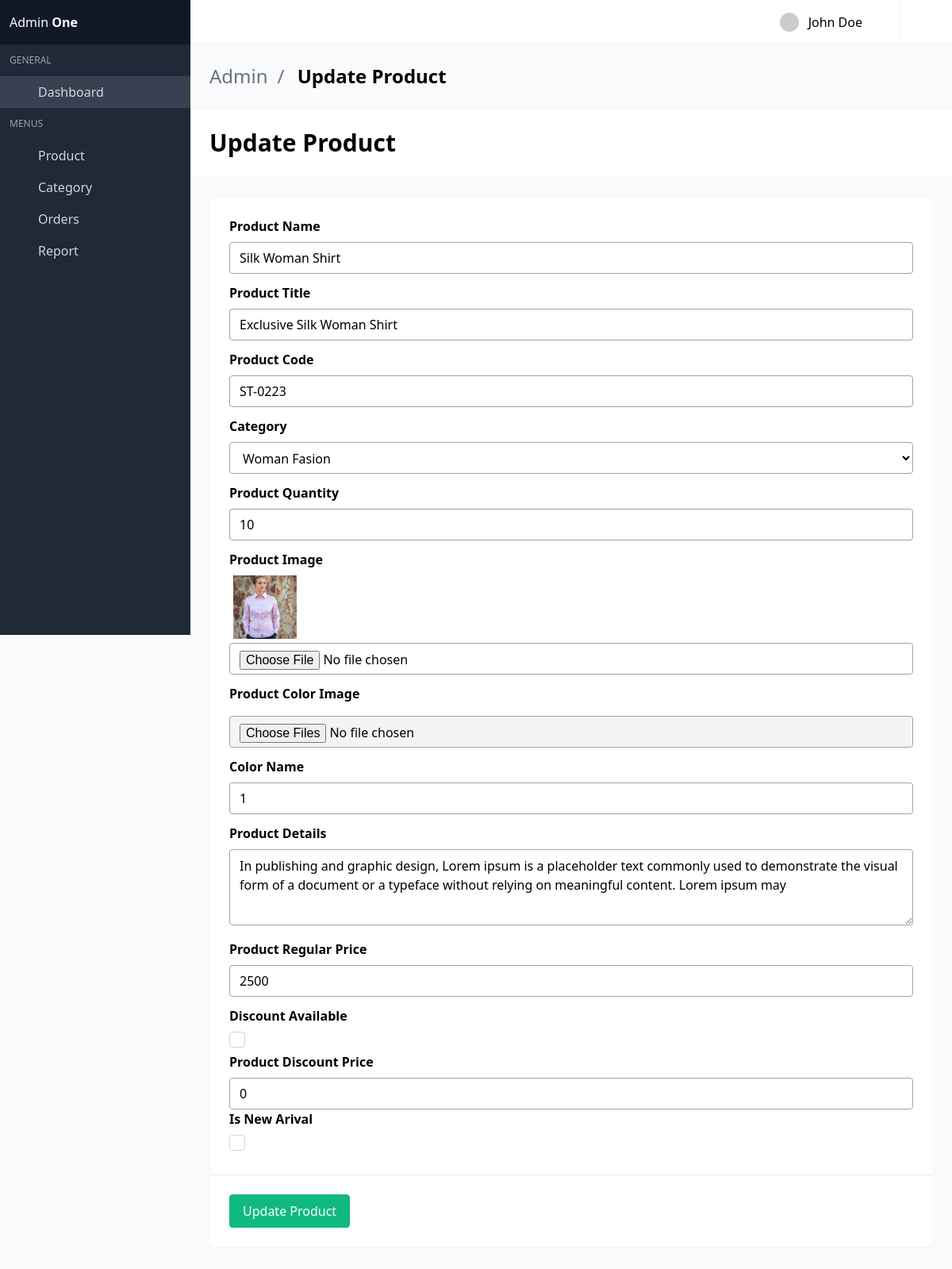
Before: /update-product/rteyrttghghfghgf/ with the older database file.
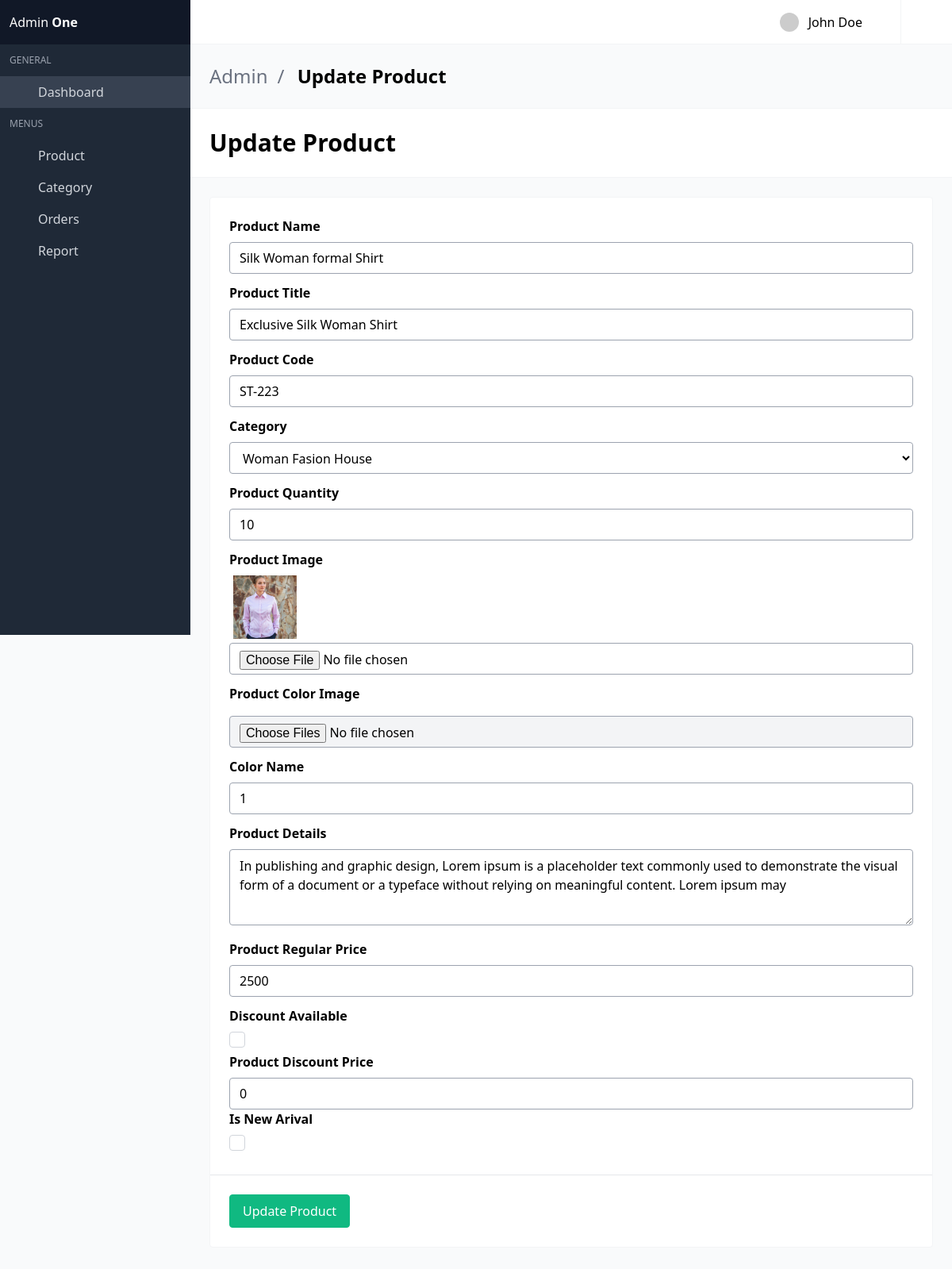
After: the same page with the newer database file.
### shopApp/models.py (models this page shows, shortened)
class Product(models.Model):
    product_name         = models.CharField(max_length=260)
    product_code         = models.CharField(max_length=20)
    product_quintity     = models.IntegerField(default=0)
    product_category     = models.ForeignKey(Category, on_delete=models.CASCADE, related_name='category')
    roduct_title         = models.CharField(max_length=260)
    image                = models.ImageField(upload_to='products')
    product_color_image  = models.ManyToManyField(ColorImage, blank=True, null=True, related_name="colorImg")
    color_name           = models.CharField(max_length=160)
    slug                 = models.SlugField(unique=True, null=True, blank=True)
    details              = models.TextField()
    main_price           = models.IntegerField()
    is_newarival         = models.BooleanField(default=False)
    is_discount          = models.BooleanField(default=False)
    dic_price            = models.IntegerField(default=0, blank=True, null=True)
    cerated_at           = models.DateTimeField(auto_now_add=True)
    updated_at           = models.DateTimeField(auto_now=True)

class Category(models.Model):
    category_name       = models.CharField(max_length=100)
    slug                = models.SlugField(unique=True, null=True, blank=True)
    created_at          = models.DateTimeField(auto_now_add=True)
    updated_at          = models.DateTimeField(auto_now=True)

### adminApp/views.py (the view, shortened to what this page needs)
# urls.py: path('update-product/<slug>/', views.updateProduct, name='update_product'),
def updateProduct(request, slug):
    product = Product.objects.get(slug=slug)
    category = Category.objects.all()
    context = {
        'product':product,
        'category':category
    }
    return render(request, 'AdminDashbord/update-product.html', context)

### template/AdminDashbord/update-product.html (shortened to what the changed rows need)
{% extends "AdminDashbord/base.html" %}
{% block body %}
  <section class="is-hero-bar">
    <div class="flex flex-col md:flex-row items-center justify-between space-y-6 md:space-y-0">
      <h1 class="title">
        Update Product
      </h1>
    </div>
  </section>
    <section class="section main-section">
      <div class="card mb-6">
        <div class="card-content">
          <form method="POST" enctype="multipart/form-data">
            <div class="field">
              <div class="field-body">
                <div class="field">
                  <div class="control">
                    <input class="input" name="product-name" value="{{product.product_name}}" type="text" required>
                  </div>
                </div>
              </div>
            </div>
            <div class="field">
                <div class="control">
                  <input class="input" name="product-title" value="{{product.roduct_title}}" type="text" required>
                </div>
              </div>
            <div class="field">
                <div class="field-body">
                  <div class="field">
                    <div class="control">
                      <input class="input" value="{{product.product_code}}" name="product-code" type="text" required>
                    </div>
                  </div>
                </div>
              </div>
            <div class="field">
              <div class="control">
                <div class="select">
                  <select name="categoryId">
                    <option value="{{product.product_category.id}}">{{product.product_category.category_name}}</option>
                  </select>
                </div>
              </div>
            </div>
            <div class="field">
                <div class="control">
                  <input class="input" value="{{product.product_quintity}}" name="quantity" type="number">
                </div>
            </div>
            <div class="field">
                <label class="label">Product Image</label>
                <img src="/media/{{product.image}}" style="margin: 5px;" width="80px" alt="">
                <div class="control">
                  <input class="input" name="image" type="file">
                </div>
            </div>
            <div class="field">
              <div class="field-body">
                <div class="field">
                  <div class="control">
                    <input class="input" name="color-name" value="{{product.color_name}}" type="text" required>
                  </div>
                </div>
              </div>
            </div>
            <div class="field">
              <div class="control">
                <textarea class="textarea"  name="product-details" required>{{product.details}}</textarea>
              </div>
            </div>
            <div class="field">
                <div class="control">
                  <input class="input" value="{{product.main_price}}" name="regular-price" type="number" required>
                </div>
            </div>
          <div class="field">
            <div class="control">
              <input class="input" value="{{product.dic_price}}" name="discount-price" type="number">
           </div>
        </div>
          </form>
        </div>
      </div>
{% endblock %}

Changed rows visible on the page:
changed Product "Exclusive Silk Woman Shirt": product-name "Silk Woman Shirt" → "Silk Woman formal Shirt"; product-code "ST-0223" → "ST-223"; categoryId "Woman Fasion" → "Woman Fasion House"
